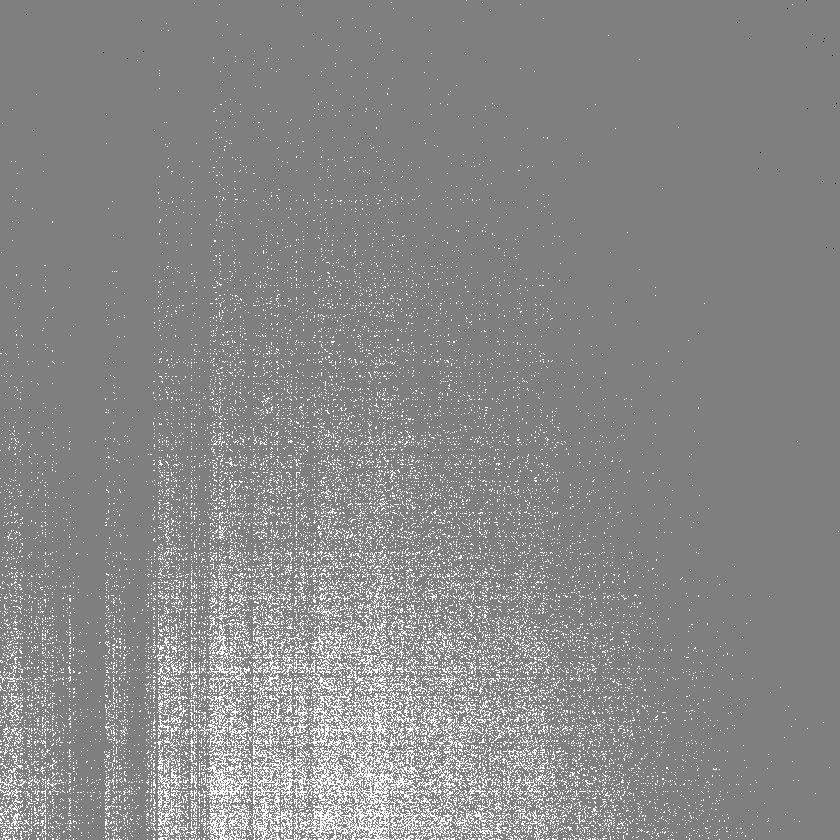
#> input picture 福特科/xxp_ui/window/DA3562117.png, 840 x 840 px, shrunk from 2048 x 2048 before the run, found by its file name
$ python haizong3.py   (older library calls are emulated)
#> lines starting #> are read from the running program, lines starting #| are printed output that depends on the picture
import cv2
import numpy as np

def tenengrad(image):
    assert image is not None, "Image is empty"

    # 转换为灰度图
    if len(image.shape) == 3:
        gray_img = cv2.cvtColor(image, cv2.COLOR_BGR2GRAY)
    else:
        gray_img = image.copy()

    # 计算Sobel梯度
    sobel_x = cv2.Sobel(gray_img, cv2.CV_64F, 1, 0, ksize=3)
    sobel_y = cv2.Sobel(gray_img, cv2.CV_64F, 0, 1, ksize=3)

    # 计算梯度幅值
    G = np.sqrt(np.square(sobel_x) + np.square(sobel_y))

    # 计算均值（排除边缘像素）
    height, width = gray_img.shape
    return cv2.sumElems(G)[0] / ((width-2) * (height-2))

#
def calculate_variance(img1):
    # 确保图像为单通道
    if len(img1.shape) > 2:
        img1 = cv2.cvtColor(img1, cv2.COLOR_BGR2GRAY)

    # 计算均值
    mean_val = cv2.mean(img1)[0]

    # 向量化计算方差（避免循环）
    img_float = img1.astype(np.float32)
    variance = np.sum(np.square(img_float - mean_val))

     # 新增归一化处理
    if mean_val == 0:
        return 0.0
    clarity_value = variance / mean_val  # 添加的归一化计算
    return clarity_value

    # return variance

if __name__ == '__main__':


# 测试图像
#     image = cv2.imread("window/control/auto/2025-03-17-17-00-32.bmp")
#     image2 = cv2.imread("window/control/auto/2025-03-17-17-01-17.bmp")
    image = cv2.imread("window/DA3562117.png")
#> image is the input picture: shape (840, 840, 3); min 6, max 8, mean 7.09
    image2 = cv2.imread("window/DA3827093.png")
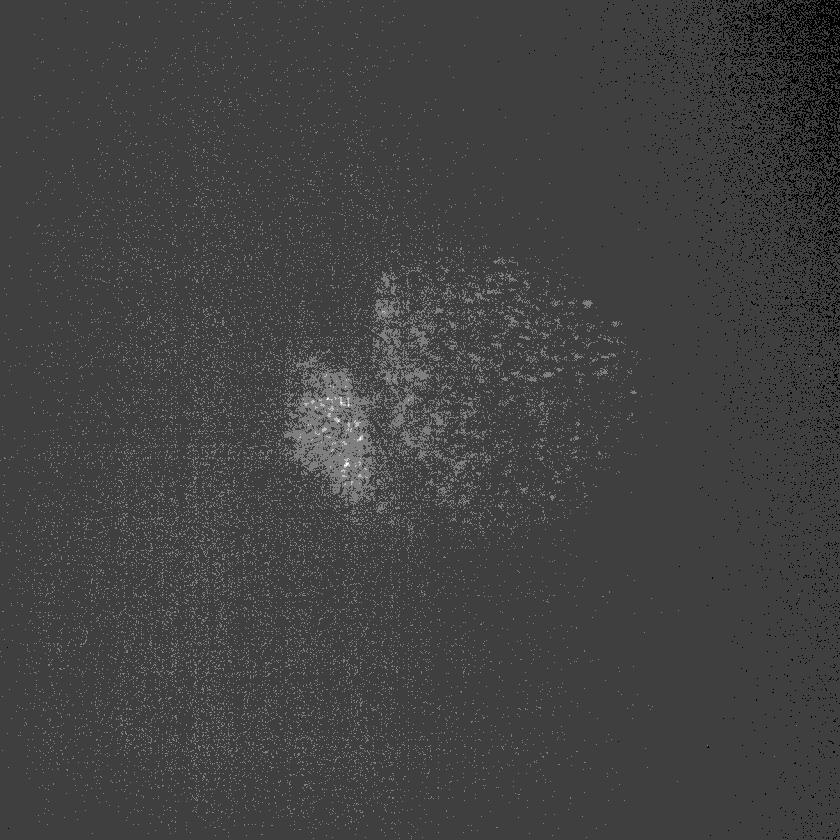
#> input picture 福特科/xxp_ui/window/DA3827093.png, 840 x 840 px, shrunk from 2048 x 2048 before the run, found by its file name
#> image2 is the input picture: shape (840, 840, 3); min 7, max 11, mean 8.04

    # Tenengrad清晰度计算
    clarity_tenengrad = tenengrad(image)
#> in tenengrad, `sobel_x = cv2.Sobel(gray_img, cv2.CV_64F, 1, 0, ksize=3)`:
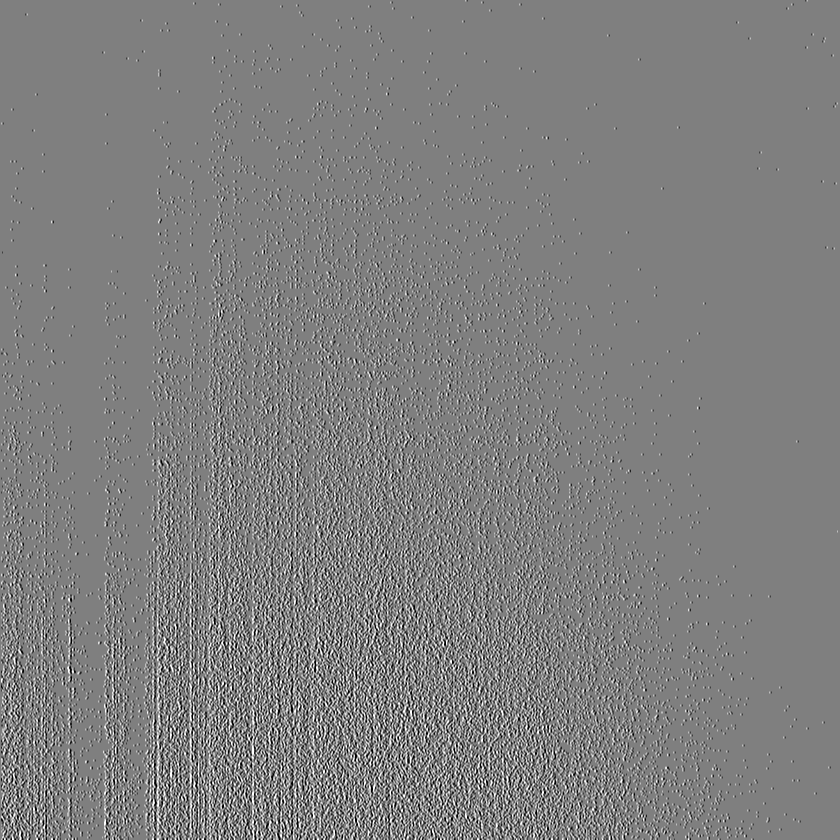
#> sobel_x: shape (840, 840) float64; min -4, max 4, mean -0.000636; drawn with min black and max white
#> in tenengrad, `G = np.sqrt(np.square(sobel_x) + np.square(sobel_y))`:
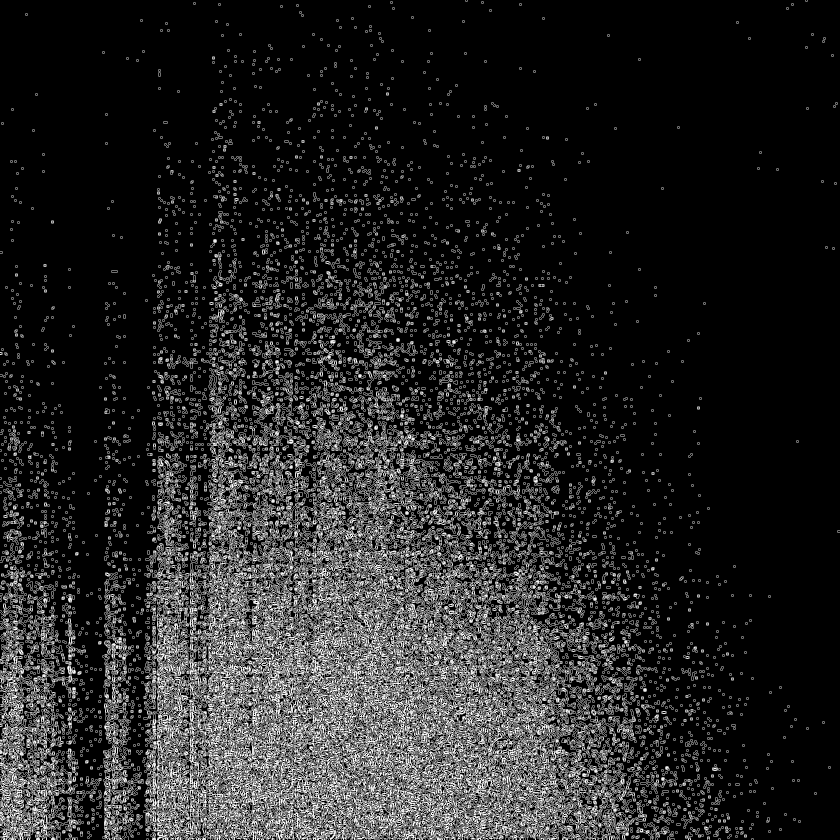
#> G: shape (840, 840) float64; min 0, max 4.47, mean 0.644; drawn with min black and max white
#> clarity_tenengrad = 0.647
    clarity_tenengrad2 = tenengrad(image2)
#> in tenengrad (call 2), `sobel_x = cv2.Sobel(gray_img, cv2.CV_64F, 1, 0, ksize=3)`:
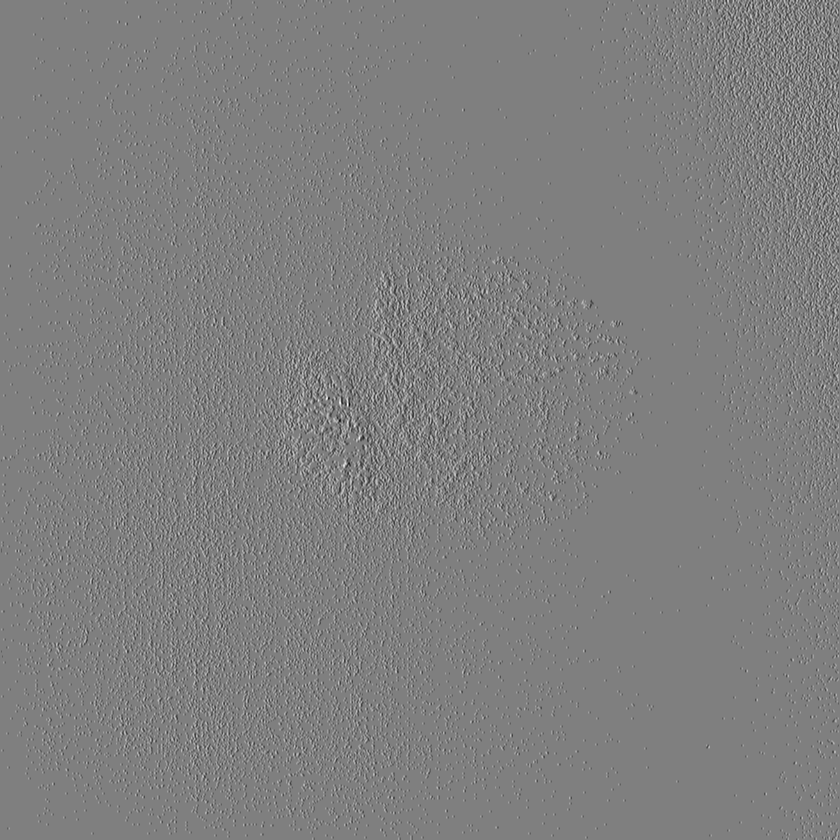
#> sobel_x: shape (840, 840) float64; min -8, max 8, mean -0.00214; drawn with min black and max white
#> in tenengrad (call 2), `sobel_y = cv2.Sobel(gray_img, cv2.CV_64F, 0, 1, ksize=3)`:
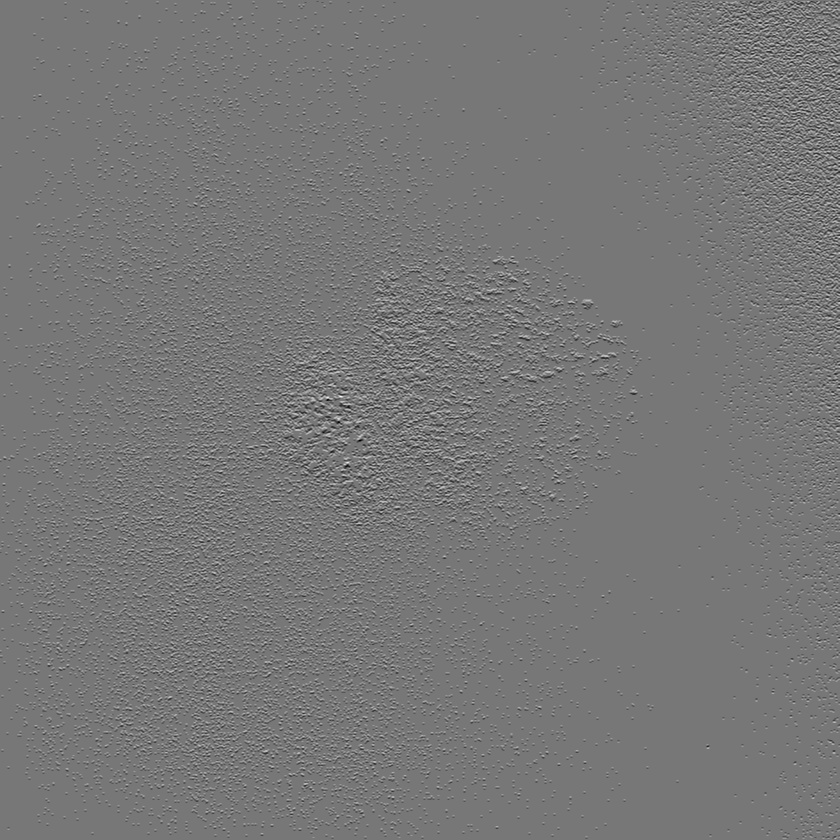
#> sobel_y: shape (840, 840) float64; min -7, max 8, mean 0.000601; drawn with min black and max white
#> in tenengrad (call 2), `G = np.sqrt(np.square(sobel_x) + np.square(sobel_y))`:
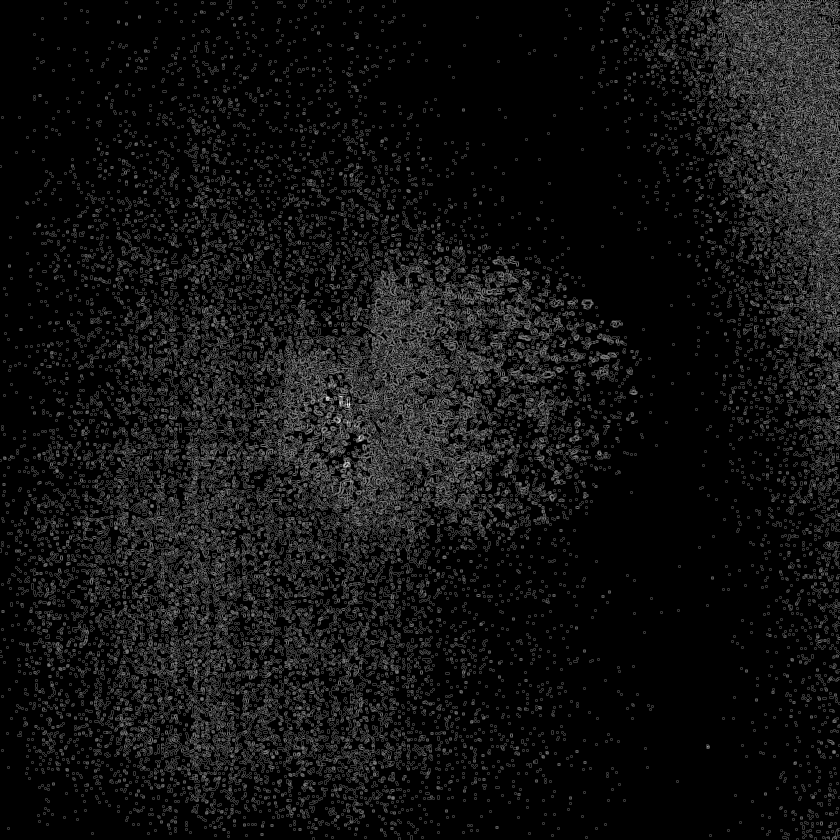
#> G: shape (840, 840) float64; min 0, max 8.94, mean 0.61; drawn with min black and max white
#> clarity_tenengrad2 = 0.613
    print(f"Tenengrad清晰度: {clarity_tenengrad:.2f}")
#| Tenengrad清晰度: 0.65
    print(f"Tenengrad清晰度: {clarity_tenengrad2:.2f}")
#| Tenengrad清晰度: 0.61

    # 方差计算
    clarity_variance = calculate_variance(image)
#> in calculate_variance, `mean_val = cv2.mean(img1)[0]`: mean_val = 7.09
#> in calculate_variance, `variance = np.sum(np.square(img_float - mean_val))`: variance = 55856.1
#> in calculate_variance, `clarity_value = variance / mean_val`: clarity_value = 7882
#> clarity_variance = 7882
    print(f"方差清晰度: {clarity_variance:.2f}")
#| 方差清晰度: 7881.95
    clarity_variance2 = calculate_variance(image2)
#> clarity_variance2 = 6719.6
    print(f"方差清晰度: {clarity_variance2:.2f}")
#| 方差清晰度: 6719.62
